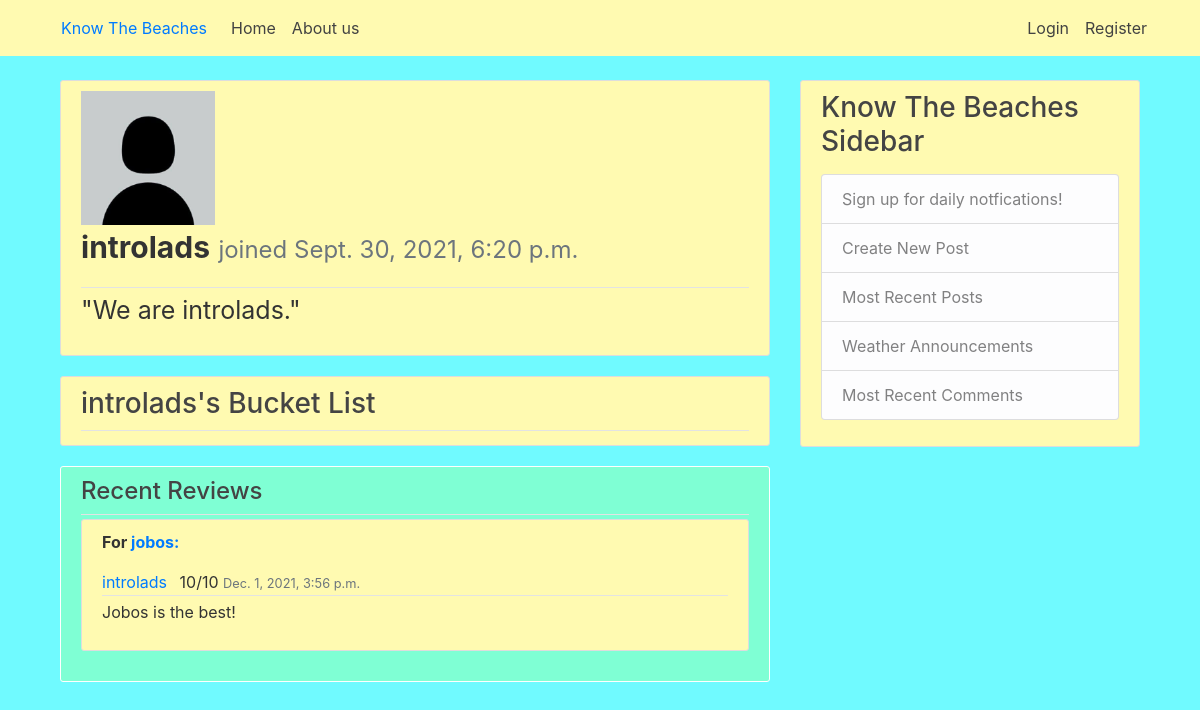
The app's page /profile/introlads/, older data.
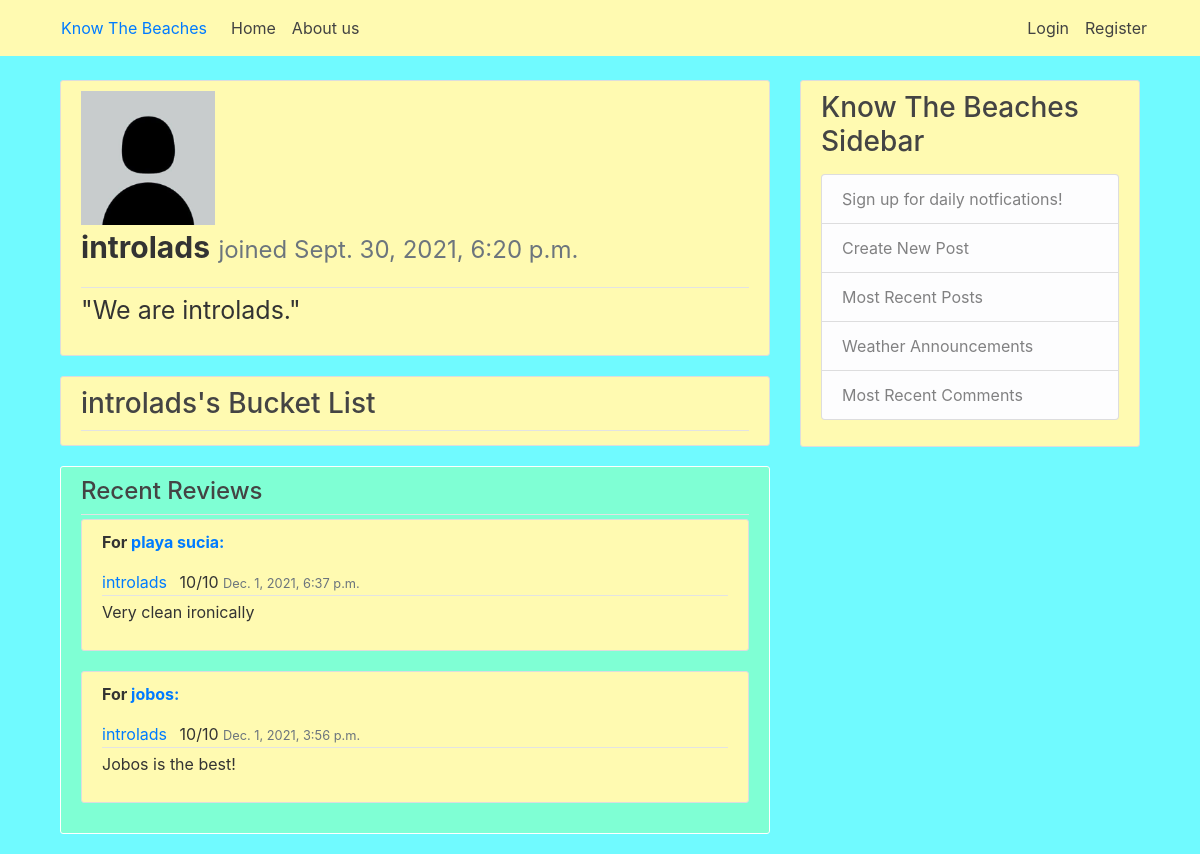
The same page, newer data.
### beach/models.py (models this page shows, shortened)
class Rating(models.Model):
    date_posted = models.DateTimeField(default = timezone.now)
    overall = models.PositiveIntegerField(null = True, default=10, choices=CHOICE_NUM)
    swim = models.PositiveIntegerField(blank = True, null=True, choices=CHOICE_NUM)
    dive = models.PositiveIntegerField(blank= True, null = True, choices=CHOICE_NUM)
    surf = models.PositiveIntegerField(blank= True, null = True, choices=CHOICE_NUM)
    lounge = models.PositiveIntegerField(blank= True, null = True, choices=CHOICE_NUM)
    boat = models.PositiveIntegerField(blank= True, null = True, choices=CHOICE_NUM)
    isClean = models.PositiveIntegerField(blank= True, null = True, choices=CHOICE_NUM)
    safety = models.PositiveIntegerField(blank= True, null = True, choices=CHOICE_NUM)
    lifeguard = models.CharField(max_length = 3, choices=CHOICE_AVAILABLE, default='No', null = True)
    author = models.ForeignKey(User, on_delete = models.CASCADE, null = True)
    beach = models.ForeignKey(Beach, on_delete = models.CASCADE, null= True)

class Beach(models.Model):
    name = models.CharField(max_length = 60)
    img = models.ImageField(upload_to='beach_pic', null = True)
    region = models.CharField(max_length = 2, choices=CHOICE_REGIONS) # N, NE, E, SE, S, SW, W, NW
    overallRating = models.DecimalField(max_digits=3, decimal_places=1, null = True, default=0)
    swimRating = models.DecimalField(max_digits=3, decimal_places=1, null = True, default=0)
    diveRating = models.DecimalField(max_digits=3, decimal_places=1, null = True, default=0)
    surfRating = models.DecimalField(max_digits=3, decimal_places=1, null = True, default=0)
    loungeRating = models.DecimalField(max_digits=3, decimal_places=1, null = True, default=0)
    boatRating = models.DecimalField(max_digits=3, decimal_places=1, null = True, default=0)
    isCleanRating = models.DecimalField(max_digits=3, decimal_places=1, null = True, default=0)
    safetyRating = models.DecimalField(max_digits=3, decimal_places=1, null = True, default=0)
    lifeguardRating = models.CharField(max_length = 3, choices=CHOICE_AVAILABLE, default= 'No')
    def __str__(self):
        return self.name

class Profile(models.Model):
    img = models.ImageField(upload_to='profile_pic', null = True)
    date_created = models.DateTimeField(default = timezone.now)
    user = models.ForeignKey(User, on_delete = models.CASCADE)
    bio = models.TextField(max_length=500, blank = True)
    bucketList = models.TextField(max_length=1000, blank = True)
    region = models.CharField(max_length = 2, choices=CHOICE_REGIONS) # N, NE, E, SE, S, SW, W, NW

### userProfile/views.py (the view)
# urls.py: path('profile/', include('userProfile.urls'), name = 'profile'),
def userProfile(request, username='jeremy'): #if profile ID doesn't exist we must redirect to the login page.
    bListString = Profile.objects.get(user__username=username).bucketList
    bList = bListString.rsplit(",")
    recentComments = {}
    ratings = Rating.objects.filter(author__username=username).order_by('-date_posted')[:5]
    comments = Comment.objects.filter(author__username=username).order_by('-date_posted')[:5]
    i=0
    for comment in comments:
        recentComments[ratings[i].id] = comment.content
        i += 1
    context = {
        'profile': Profile.objects.filter(user__username=username)[0],
        'bucketList': Beach.objects.filter(name__in=bList),
        'recentRatings': ratings,
        'recentComments': recentComments
    }
    return render(request, 'userProfile/userProfile.html', context)

### templates/userProfile/userProfile.html (shortened to what this page needs)
{% extends "base.html" %}
{% block content %}
    <div>
    <article class="media content-section">
      <article class="media-body">
        <article class="article-metadata">
          <img src="{{profile.img.url}}" alt="image not found" width="20%">
          <p style="font-size: 30px;"><b>{{profile.user.username}}</b> <small class="text-muted">joined {{profile.date_created}}</small></p>
        </article>
        <p style="font-size: 25px;">"{{profile.bio}}"</p>
      </article>
    </article>
    </div>
    <div>
      <article class="media content-section">
        <div class="media-body">
          <div class="article-metadata">
            <h3>{{profile.user.username}}'s Bucket List</h3>
          </div>
        </div>
      </article>
    </div>
    <article class="media content-section" style="background-color: aquamarine; border-color: white;">
      <div class="media-body">
        <div class="article-metadata">
          <h4>Recent Reviews</h4>
        </div>
          {% for rating in recentRatings %}
            <article class="media content-section">
              <div class="media-body">
                <div class="article-metadata">
                  <p><b>For <a class="mr-2" href="">{{rating.beach}}:</a></b></p>
                  <a class="mr-2" href="">{{profile.user.username}}</a>
                  <a>{{rating.overall}}/10</a>
                  <small class="text-muted">{{rating.date_posted}}</small>
                </div>
                <p class="article-content"> {{ recentComments | get:rating.id }}</p>
              </div>
            </article>
          {% endfor %}
      </div>
    </article>
{% endblock content %}

Row changes from the older to the newer data that the page shows:
added Rating: beach "playa sucia", {{ profile.user.username }} "introlads", overall "10", date_posted "Dec. 1, 2021, 6:37 p.m.", id "Very clean ironically"
